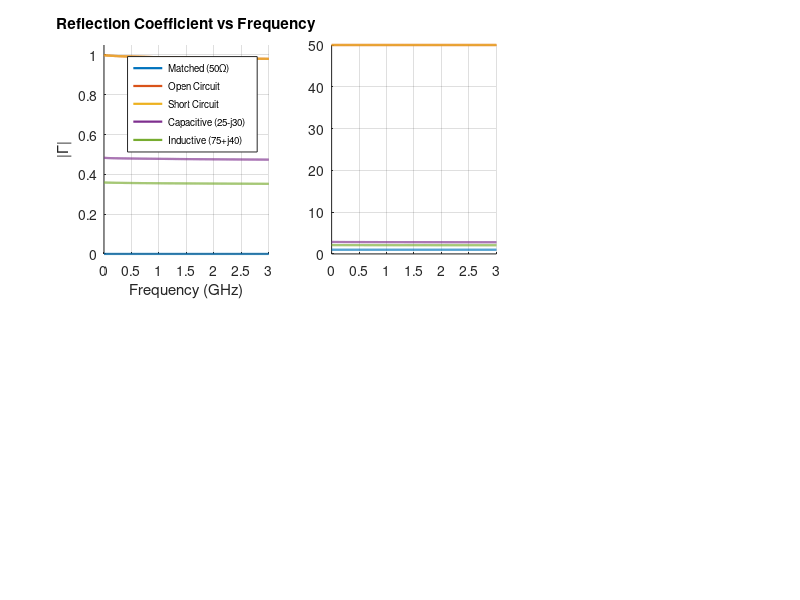

Here is the MATLAB script that generated this plot: (Note: this script raises an error after producing the figure.)
%% =========================================================
%  RF Signal Integrity Analyzer
%  Transmission Line Analysis: Reflections, Impedance Mismatch,
%  Power Loss, VSWR, Return Loss & Insertion Loss
%% =========================================================
clc; clear; close all;

fprintf('============================================================\n');
fprintf('       RF Signal Integrity Analyzer - MATLAB Edition        \n');
fprintf('============================================================\n\n');

%% ---- 1. SYSTEM PARAMETERS ----
Z0       = 50;                          % Characteristic impedance (Ohm)
f_start  = 1e6;                         % Start frequency: 1 MHz
f_stop   = 3e9;                         % Stop frequency:  3 GHz
N_f      = 1000;                        % Number of frequency points
freq     = linspace(f_start, f_stop, N_f);
omega    = 2 * pi * freq;

% Transmission line physical parameters
line_length  = 0.5;                     % meters
vp           = 2e8;                     % Phase velocity (m/s)  ~0.67c (typical coax)
alpha_dB_pm  = 0.1;                     % Attenuation: dB per meter (at 1 GHz ref)

% Load conditions to compare
Z_loads = struct();
Z_loads(1).name  = 'Matched (50\Omega)';  Z_loads(1).val = 50;
Z_loads(2).name  = 'Open Circuit';         Z_loads(2).val = inf;
Z_loads(3).name  = 'Short Circuit';        Z_loads(3).val = 0;
Z_loads(4).name  = 'Capacitive (25-j30)';  Z_loads(4).val = 25 - 1j*30;
Z_loads(5).name  = 'Inductive (75+j40)';   Z_loads(5).val = 75 + 1j*40;

colors = lines(length(Z_loads));

%% ---- 2. HELPER FUNCTIONS (nested) ----
% Reflection coefficient  Gamma = (ZL - Z0)/(ZL + Z0)
calc_gamma = @(ZL, Z0) (ZL - Z0) ./ (ZL + Z0);

% VSWR from |Gamma|
calc_vswr  = @(g_mag) (1 + g_mag) ./ (1 - g_mag);

% Return Loss (dB)
calc_RL    = @(g_mag) -20 * log10(g_mag);

% Insertion Loss (dB) - power delivered to load
calc_IL    = @(g_mag) -10 * log10(1 - g_mag.^2);

% Propagation constant  gamma = alpha + j*beta
%  alpha scales with sqrt(f) (skin effect) for simplicity
calc_gamma_prop = @(f) ...
    (alpha_dB_pm / (20*log10(exp(1)))) * sqrt(f/1e9) + ...
    1j * (2*pi*f / vp);

%% ---- 3. COMPUTE METRICS FOR EACH LOAD ----
fprintf('%-28s  |Gamma|    VSWR     RL(dB)   IL(dB)\n', 'Load Condition');
fprintf('%s\n', repmat('-', 1, 70));

results = struct();
for k = 1:length(Z_loads)
    ZL = Z_loads(k).val;

    % Propagation constant vs frequency
    gp   = calc_gamma_prop(freq);          % complex propagation constant
    egl  = exp(-gp * line_length);         % forward wave attenuation
    e2gl = exp(-2 * gp * line_length);     % round-trip

    % Load reflection coefficient (at load terminal)
    if isinf(ZL)
        Gamma_L = ones(size(freq));        % open circuit
    else
        Gamma_L = calc_gamma(ZL, Z0) * ones(size(freq));
    end

    % Input reflection coefficient (looking into line)
    Gamma_in = Gamma_L .* e2gl;

    Gamma_mag = abs(Gamma_in);
    Gamma_mag = min(Gamma_mag, 0.9999);    % clamp for VSWR computation

    VSWR = calc_vswr(Gamma_mag);
    RL   = calc_RL(Gamma_mag);
    IL   = calc_IL(Gamma_mag);

    % At center frequency for table
    idx_c = round(N_f/2);
    fprintf('%-28s  %6.4f  %8.3f  %8.3f  %8.3f\n', ...
        strrep(Z_loads(k).name, '\Omega', 'Ohm'), ...
        Gamma_mag(idx_c), VSWR(idx_c), RL(idx_c), IL(idx_c));

    results(k).Gamma_mag = Gamma_mag;
    results(k).VSWR      = VSWR;
    results(k).RL        = RL;
    results(k).IL        = IL;
    results(k).name      = Z_loads(k).name;
end
fprintf('\n(Values shown at f = %.2f GHz, line length = %.2f m)\n\n', ...
    freq(round(N_f/2))/1e9, line_length);

%% ---- 4. FREQUENCY SWEEP PLOTS ----
figure('Name','RF Signal Integrity – Frequency Sweep', ...
    'Position',[50 50 1400 900], 'Color','w');

freq_GHz = freq / 1e9;

% --- 4a. Reflection Coefficient vs Frequency ---
subplot(2,3,1); hold on; grid on;
for k = 1:length(Z_loads)
    plot(freq_GHz, results(k).Gamma_mag, 'LineWidth', 1.6, 'Color', colors(k,:));
end
xlabel('Frequency (GHz)'); ylabel('|\Gamma|');
title('Reflection Coefficient vs Frequency');
legend({Z_loads.name}, 'Location','best','FontSize',7);
ylim([0 1.05]);

% --- 4b. VSWR vs Frequency ---
subplot(2,3,2); hold on; grid on;
for k = 1:length(Z_loads)
    vswr_plot = min(results(k).VSWR, 50);   % cap display at 50
    plot(freq_GHz, vswr_plot, 'LineWidth', 1.6, 'Color', colors(k,:));
end
yline(2, 'r--', 'VSWR=2 threshold', 'LabelHorizontalAlignment','left');
xlabel('Frequency (GHz)'); ylabel('VSWR');
title('VSWR vs Frequency');
legend({Z_loads.name}, 'Location','best','FontSize',7);
ylim([1 15]);

% --- 4c. Return Loss vs Frequency ---
subplot(2,3,3); hold on; grid on;
for k = 1:length(Z_loads)
    rl_plot = min(results(k).RL, 60);
    plot(freq_GHz, rl_plot, 'LineWidth', 1.6, 'Color', colors(k,:));
end
yline(10, 'r--', 'RL=10 dB threshold', 'LabelHorizontalAlignment','left');
xlabel('Frequency (GHz)'); ylabel('Return Loss (dB)');
title('Return Loss vs Frequency');
legend({Z_loads.name}, 'Location','best','FontSize',7);

% --- 4d. Insertion Loss vs Frequency ---
subplot(2,3,4); hold on; grid on;
for k = 1:length(Z_loads)
    plot(freq_GHz, results(k).IL, 'LineWidth', 1.6, 'Color', colors(k,:));
end
xlabel('Frequency (GHz)'); ylabel('Insertion Loss (dB)');
title('Insertion Loss vs Frequency');
legend({Z_loads.name}, 'Location','best','FontSize',7);

%% ---- 5. LINE LENGTH EFFECT ----
lengths    = linspace(0.01, 2.0, 300);   % 1 cm to 2 m
f_test     = [500e6, 1e9, 2e9];          % 500 MHz, 1 GHz, 2 GHz
ZL_test    = 75 + 1j*40;                 % inductive mismatch

subplot(2,3,5); hold on; grid on;
clrs_len = {'b','r','g'};
for fi = 1:length(f_test)
    gp_test = calc_gamma_prop(f_test(fi));
    Gamma_L_test = calc_gamma(ZL_test, Z0);
    Gamma_in_len = Gamma_L_test * exp(-2 * gp_test * lengths);
    RL_len = -20 * log10(abs(Gamma_in_len));
    RL_len = min(RL_len, 60);
    plot(lengths, RL_len, 'LineWidth', 1.8, 'Color', clrs_len{fi}, ...
        'DisplayName', sprintf('f = %.0f MHz', f_test(fi)/1e6));
end
xlabel('Line Length (m)'); ylabel('Return Loss (dB)');
title('RL vs Line Length  [Z_L = 75+j40 \Omega]');
legend('Location','best','FontSize',8);

%% ---- 6. SMITH CHART (Gamma plane) ----
subplot(2,3,6); hold on; axis equal; grid on;
theta = linspace(0, 2*pi, 360);

% Draw |Gamma|=const circles
for r = [0.2 0.4 0.6 0.8 1.0]
    plot(r*cos(theta), r*sin(theta), 'Color',[0.7 0.7 0.7], 'LineWidth', 0.8);
end
plot(cos(theta), sin(theta), 'k', 'LineWidth', 1.5);   % unit circle

% Plot Gamma at mid-frequency for each load
idx_sm = round(N_f/2);
for k = 1:length(Z_loads)
    ZL = Z_loads(k).val;
    if isinf(ZL)
        G = 1;
    else
        G = calc_gamma(ZL, Z0);
    end
    % Apply line transformation (electrically short approx at ~1.5 GHz)
    gp_mid = calc_gamma_prop(freq(idx_sm));
    G_in   = G * exp(-2 * gp_mid * line_length);
    scatter(real(G_in), imag(G_in), 80, colors(k,:), 'filled', ...
        'DisplayName', Z_loads(k).name);
end
xlabel('Re(\Gamma)'); ylabel('Im(\Gamma)');
title('Smith Chart – Input \Gamma at 1.5 GHz');
legend('Location','southoutside','FontSize',6,'NumColumns',2);
xlim([-1.2 1.2]); ylim([-1.2 1.2]);

sgtitle('RF Signal Integrity Analyzer – Transmission Line Analysis', ...
    'FontSize', 14, 'FontWeight', 'bold');

%% ---- 7. THEORETICAL VALIDATION ----
fprintf('=== Theoretical Validation ===\n');
fprintf('Matched load (ZL=Z0=50): Gamma should be 0\n');
G_match = calc_gamma(50, 50);
fprintf('  Computed |Gamma| = %.6f  (expected 0.000000) --> %s\n\n', ...
    abs(G_match), pass_fail(abs(G_match) < 1e-10));

fprintf('Open circuit (ZL=inf): Gamma should be +1\n');
G_open = 1;   % analytic limit
fprintf('  |Gamma| = %.6f  (expected 1.000000) --> %s\n\n', abs(G_open), pass_fail(1));

fprintf('Short circuit (ZL=0): Gamma should be -1\n');
G_short = calc_gamma(0, 50);
fprintf('  Gamma = %.4f  (expected -1.0000) --> %s\n\n', ...
    G_short, pass_fail(abs(G_short + 1) < 1e-10));

fprintf('VSWR for |Gamma|=0.5 should be 3.0\n');
vswr_check = calc_vswr(0.5);
fprintf('  VSWR = %.4f  (expected 3.0000) --> %s\n\n', ...
    vswr_check, pass_fail(abs(vswr_check - 3.0) < 1e-10));

fprintf('Return Loss for |Gamma|=0.1 should be 20.0 dB\n');
rl_check = calc_RL(0.1);
fprintf('  RL = %.4f dB  (expected 20.0000 dB) --> %s\n\n', ...
    rl_check, pass_fail(abs(rl_check - 20) < 1e-6));

fprintf('============================================================\n');
fprintf('Analysis Complete. Figures generated.\n');
fprintf('============================================================\n');

%% ---- LOCAL FUNCTION ----
function s = pass_fail(cond)
    if cond, s = 'PASS ✓'; else, s = 'FAIL ✗'; end
end
